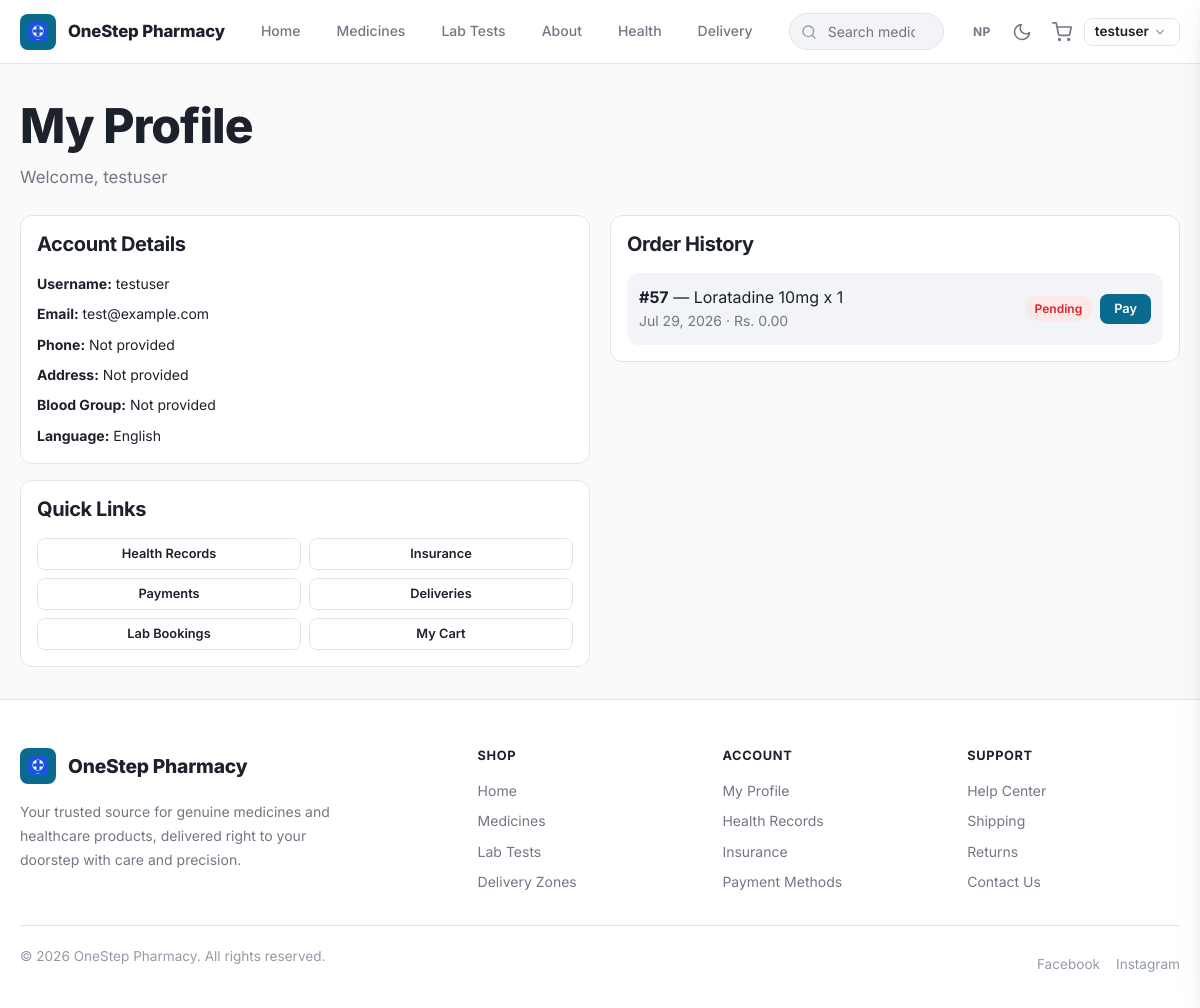
/users/profile/ (signed in), run on the app's committed database.
### users/models.py (models this page shows, shortened)
class UserProfile(models.Model):
    user = models.OneToOneField(User, on_delete=models.CASCADE)
    address = models.TextField(blank=True, default='')
    phone = models.CharField(max_length=15, blank=True, default='')
    date_of_birth = models.DateField(blank=True, null=True)
    blood_group = models.CharField(max_length=5, blank=True)
    emergency_contact = models.CharField(max_length=15, blank=True)
    preferred_language = models.CharField(max_length=5, default='en', choices=[('en', 'English'), ('ne', 'Nepali')])

### orders/models.py (models this page shows, shortened)
class Order(models.Model):
    user = models.ForeignKey(User, on_delete=models.CASCADE)
    product = models.ForeignKey(Product, on_delete=models.CASCADE)
    quantity = models.PositiveIntegerField()
    unit_price = models.DecimalField(max_digits=10, decimal_places=2, default=0.00)
    total_price = models.DecimalField(max_digits=12, decimal_places=2, default=0.00)
    order_date = models.DateTimeField(auto_now_add=True)
    status = models.CharField(
        max_length=20,
        choices=[('Pending', 'Pending'), ('Shipped', 'Shipped'), ('Delivered', 'Delivered')],
        default='Pending'
    )

### products/models.py (models this page shows, shortened)
class Product(models.Model):
    category = models.ForeignKey(Category, on_delete=models.SET_NULL, null=True, blank=True, related_name='products')
    name = models.CharField(max_length=100)
    description = models.TextField(blank=True)
    price = models.DecimalField(max_digits=8, decimal_places=2)
    image = models.ImageField(upload_to='product_images/', blank=True, null=True)
    stock = models.PositiveIntegerField(default=0)
    expiry_date = models.DateField(blank=True, null=True)
    is_prescription_required = models.BooleanField(default=False)
    manufacturer = models.CharField(max_length=200, blank=True)
    created_at = models.DateTimeField(auto_now_add=True)

### users/views.py (the view)
# urls.py: path('profile/', views.profile, name='profile'),
@login_required
def profile(request):
    orders = Order.objects.filter(user=request.user).order_by('-order_date')
    return render(request, 'users/profile.html', {'orders': orders})

### users/templates/users/profile.html (shortened to what this page needs)
{% extends 'base.html' %}
{% block content %}
<div class="page-header" style="max-width:100%;margin-bottom:var(--space-6);">
  <h1>My Profile</h1>
  <p>Welcome, {{ user.username }}</p>
</div>
<div class="d-flex gap-4 flex-wrap" style="display:grid;grid-template-columns:1fr 1fr;gap:var(--space-5);">
  <div>
    <div class="card">
      <h3 class="mb-4">Account Details</h3>
      <div class="d-flex flex-column gap-2 text-sm">
        <div><strong>Username:</strong> {{ user.username }}</div>
        <div><strong>Email:</strong> {{ user.email|default:'Not provided' }}</div>
        <div><strong>Phone:</strong> {{ user.userprofile.phone|default:'Not provided' }}</div>
        <div><strong>Address:</strong> {{ user.userprofile.address|default:'Not provided' }}</div>
        <div><strong>Blood Group:</strong> {{ user.userprofile.blood_group|default:'Not provided' }}</div>
        <div><strong>Language:</strong> {{ user.userprofile.get_preferred_language_display }}</div>
      </div>
    </div>
    <div class="card mt-4">
      <h3 class="mb-4">Quick Links</h3>
      <div style="display:grid;grid-template-columns:1fr 1fr;gap:var(--space-2);">
        <a href="{% url 'health:my_records' %}" class="btn btn-secondary btn-sm text-center">Health Records</a>
        <a href="{% url 'insurance:my_insurance' %}" class="btn btn-secondary btn-sm text-center">Insurance</a>
        <a href="{% url 'payments:methods' %}" class="btn btn-secondary btn-sm text-center">Payments</a>
        <a href="{% url 'delivery:my_deliveries' %}" class="btn btn-secondary btn-sm text-center">Deliveries</a>
        <a href="{% url 'lab:my_bookings' %}" class="btn btn-secondary btn-sm text-center">Lab Bookings</a>
        <a href="{% url 'cart' %}" class="btn btn-secondary btn-sm text-center">My Cart</a>
      </div>
    </div>
  </div>
  <div>
    <div class="card">
      <h3 class="mb-4">Order History</h3>
      {% if orders %}
      <div class="d-flex flex-column gap-3">
        {% for order in orders %}
        <div class="d-flex justify-between align-center flex-wrap gap-2" style="padding:var(--space-3);background:var(--bg-surface-hover);border-radius:var(--radius-lg);">
          <div>
            <strong>#{{ order.id }}</strong> &mdash; {{ order.product.name }} x {{ order.quantity }}
            <div class="text-sm text-secondary">
              {{ order.order_date|date:"M d, Y" }} &middot; Rs. {{ order.total_price }}
            </div>
          </div>
          <div class="d-flex align-center gap-2">
            <span class="stock-badge {% if order.status == 'Delivered' %}in-stock{% elif order.status == 'Shipped' %}low-stock{% else %}out-of-stock{% endif %}">
              {{ order.status }}
            </span>
            <a href="{% url 'payments:make_payment' order.pk %}" class="btn btn-sm btn-primary">Pay</a>
          </div>
        </div>
        {% endfor %}
      </div>
      {% else %}
      <p class="text-secondary">No orders yet.</p>
      <a href="{% url 'products:list' %}" class="btn btn-primary btn-sm mt-4">Start Shopping</a>
      {% endif %}
    </div>
  </div>
</div>
{% endblock %}

### templates/base.html (shortened to what this page needs)
{% load static %}
<!doctype html>
<html lang="en" data-theme="light">
<head>
  <link rel="stylesheet" href="{% static 'css/styles.css' %}">
</head>
<body>
  <div class="page-shell">
    <header class="site-header" id="site-header">
      <div class="header-inner">
        <a class="brand-link" href="/" aria-label="OneStep Pharmacy Home">
          <div class="brand-logo-container">
            <img src="{% static 'images/logo.svg' %}" alt="" width="28" height="28" aria-hidden="true" onerror="this.style.display='none'">
          </div>
          <span class="brand-title">OneStep Pharmacy</span>
        </a>
        <nav class="site-nav" id="site-nav" aria-label="Main navigation">
          <a href="/" {% if request.path == '/' %}class="active" aria-current="page"{% endif %}>Home</a>
          <a href="/products/" {% if '/products/' in request.path %}class="active" aria-current="page"{% endif %}>Medicines</a>
          <a href="/lab/" {% if '/lab/' in request.path %}class="active"{% endif %}>Lab Tests</a>
          <a href="/about/" {% if '/about/' in request.path %}class="active"{% endif %}>About</a>
          {% if user.is_authenticated %}
          <a href="/health/" {% if '/health/' in request.path %}class="active"{% endif %}>Health</a>
          <a href="/delivery/" {% if '/delivery/' in request.path %}class="active"{% endif %}>Delivery</a>
          {% endif %}
        </nav>
        <div class="search-bar">
          <form action="{% url 'products:search' %}" method="get" role="search">
            <input type="search" name="q" placeholder="Search medicines..." aria-label="Search products">
          </form>
        </div>
        <div class="nav-right">
          <a href="{% url 'set_language' %}?lang={% if request.session.django_language == 'ne' %}en{% else %}ne{% endif %}" class="lang-toggle" title="Toggle language">
            {% if request.session.django_language == 'ne' %}EN{% else %}NP{% endif %}
          </a>
          <button class="nav-icon-btn theme-toggle" id="theme-toggle" aria-label="Toggle dark mode">
            <svg class="theme-icon-moon" width="18" height="18" viewBox="0 0 24 24" fill="none" stroke="currentColor" stroke-width="2" stroke-linecap="round" stroke-linejoin="round"><path d="M21 12.79A9 9 0 1 1 11.21 3 7 7 0 0 0 21 12.79z"/></svg>
          </button>
          <a href="{% url 'cart' %}" class="nav-cart" aria-label="Shopping cart">
            <svg width="20" height="20" viewBox="0 0 24 24" fill="none" stroke="currentColor" stroke-width="2" stroke-linecap="round" stroke-linejoin="round"><circle cx="9" cy="21" r="1"/><circle cx="20" cy="21" r="1"/><path d="M1 1h4l2.68 13.39a2 2 0 0 0 2 1.61h9.72a2 2 0 0 0 2-1.61L23 6H6"/></svg>
          </a>
          {% if user.is_authenticated %}
          <div class="user-dropdown" id="user-dropdown">
            <button class="user-dropdown-btn" id="user-dropdown-btn">
              {{ user.username }}
              <svg viewBox="0 0 24 24" fill="none" stroke="currentColor" stroke-width="2" stroke-linecap="round" stroke-linejoin="round"><polyline points="6 9 12 15 18 9"/></svg>
            </button>
          </div>
          {% else %}
          <a href="/login/" class="btn btn-primary btn-sm">Log In</a>
          {% endif %}
        </div>
      </div>
    </header>
    <main class="page-content animate-fade-in-up">
      {% block content %}{% endblock %}
    </main>
    <footer class="footer">
      <div class="footer-inner">
        <div class="footer-grid">
          <div class="footer-col">
            <a class="brand-link" href="/" style="display:inline-flex;margin-bottom:var(--space-4);">
              <div class="brand-logo-container">
                <img src="{% static 'images/logo.svg' %}" alt="" width="28" height="28" aria-hidden="true" onerror="this.style.display='none'">
              </div>
              <span class="brand-title" style="font-size:1.2rem;">OneStep Pharmacy</span>
            </a>
            <p class="footer-desc">
              Your trusted source for genuine medicines and healthcare products, delivered right to your doorstep with care and precision.
            </p>
          </div>
          <div class="footer-col">
            <h4>Shop</h4>
            <div class="footer-links">
              <a href="/">Home</a>
              <a href="/products/">Medicines</a>
              <a href="/lab/">Lab Tests</a>
              <a href="/delivery/zones/">Delivery Zones</a>
            </div>
          </div>
          <div class="footer-col">
            <h4>Account</h4>
            <div class="footer-links">
              {% if user.is_authenticated %}
              <a href="{% url 'users:profile' %}">My Profile</a>
              <a href="{% url 'health:my_records' %}">Health Records</a>
              <a href="{% url 'insurance:my_insurance' %}">Insurance</a>
              <a href="{% url 'payments:methods' %}">Payment Methods</a>
              {% else %}
              <a href="/login/">Log In</a>
              <a href="{% url 'users:signup' %}">Sign Up</a>
              {% endif %}
            </div>
          </div>
          <div class="footer-col">
            <h4>Support</h4>
            <div class="footer-links">
              <a href="/help-center/">Help Center</a>
              <a href="/shipping-info/">Shipping</a>
              <a href="/returns/">Returns</a>
              <a href="/contact-us/">Contact Us</a>
            </div>
          </div>
        </div>
        <div class="footer-bottom">
          <p>&copy; {% now "Y" %} OneStep Pharmacy. All rights reserved.</p>
          <div class="footer-bottom-links">
            <a href="https://www.facebook.com" target="_blank" aria-label="Facebook">Facebook</a>
            <a href="https://www.instagram.com" target="_blank" aria-label="Instagram">Instagram</a>
          </div>
        </div>
      </div>
    </footer>
  </div>
</body>
</html>

### data on the page
Order: id "57", product.name "Loratadine 10mg", quantity "1", order_date "Jul 29, 2026", total_price "0.00", status "Pending"

### other printed values
{{ user.username }} "testuser"
{{ user.email|default:'Not provided' }} "test@example.com"
{{ user.userprofile.phone|default:'Not provided' }} "Not provided"
{{ user.userprofile.address|default:'Not provided' }} "Not provided"
{{ user.userprofile.blood_group|default:'Not provided' }} "Not provided"
{{ user.userprofile.get_preferred_language_display }} "English"
